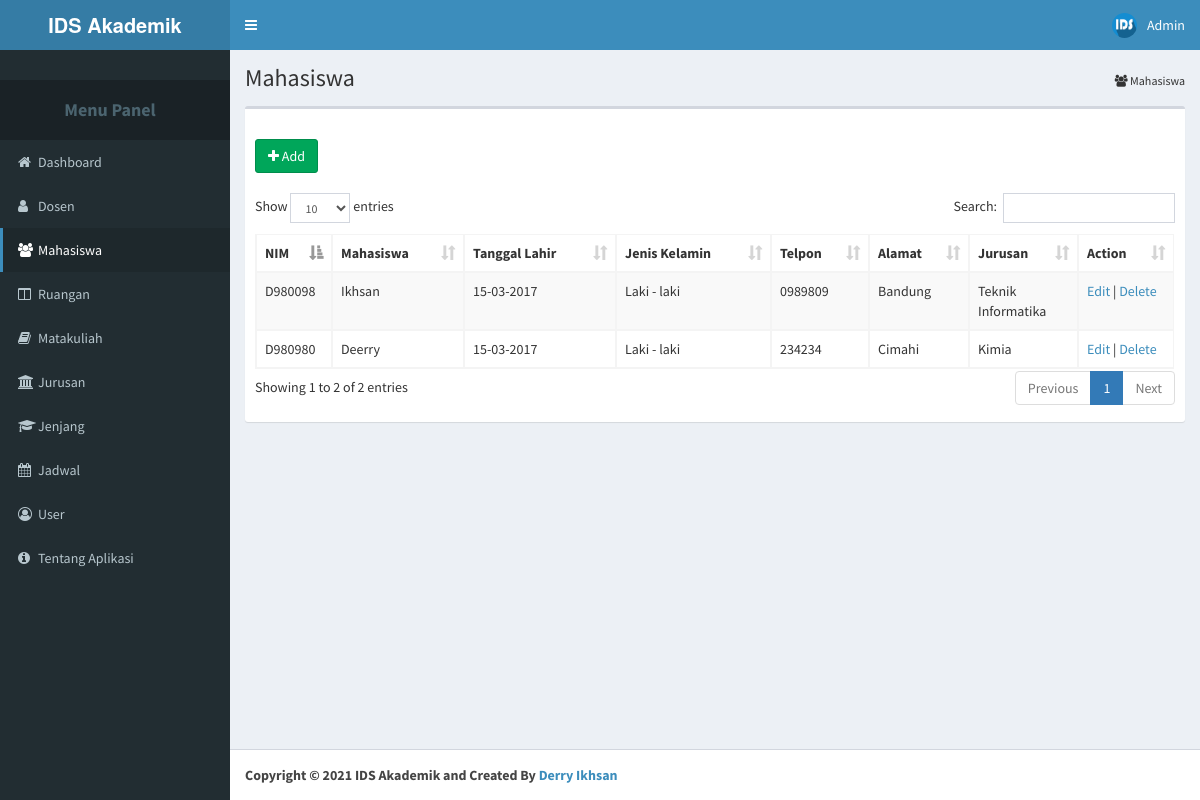
Page /1/mahasiswa.php (signed in) on the committed database.
### tables this page shows
CREATE TABLE IF NOT EXISTS `mahasiswa` (
  `NIM` varchar(50) NOT NULL,
  `Nama_Mahasiswa` varchar(50) NOT NULL,
  `Tanggal_Lahir` date NOT NULL,
  `JK` enum('L','P') NOT NULL,
  `No_Telp` varchar(50) NOT NULL,
  `Alamat` varchar(150) NOT NULL,
  `Kode_Jurusan_Mhs` varchar(50) NOT NULL,
  PRIMARY KEY (`NIM`),
  KEY `FK_mahasiswa_jurusan` (`Kode_Jurusan_Mhs`),
  CONSTRAINT `FK_mahasiswa_jurusan` FOREIGN KEY (`Kode_Jurusan_Mhs`) REFERENCES `jurusan` (`Kode_Jurusan`)
);

CREATE TABLE IF NOT EXISTS `jurusan` (
  `Kode_Jurusan` varchar(50) NOT NULL,
  `Nama_Jurusan` varchar(50) NOT NULL,
  `Kode_Jenjang_Jrs` varchar(50) NOT NULL,
  PRIMARY KEY (`Kode_Jurusan`),
  KEY `FK_jurusan_jenjang` (`Kode_Jenjang_Jrs`),
  CONSTRAINT `FK_jurusan_jenjang` FOREIGN KEY (`Kode_Jenjang_Jrs`) REFERENCES `jenjang` (`Kode_Jenjang`)
);

### 1/mahasiswa.php (the view, shortened to what this page needs)
<?php
include "../koneksi.php";
?>
<!DOCTYPE html>
<html>
 <head>
	<?php
		include "bundle_css.php";
	?>
  </head>
  <body class="hold-transition skin-blue sidebar-mini">
    <div class="wrapper">
      <?php
        include 'content_header.php';
       ?>
      <aside class="main-sidebar">
        <section class="sidebar">
          <div class="user-panel">
          </div>
          <ul class="sidebar-menu">
              <li class="header"><h4><b><center>Menu Panel</center></b></h4></li>
              <li><a href="index.php"><i class="fa fa-home"></i><span>Dashboard</span></a></li>
			        <li><a href="dosen.php"><i class="fa fa-user"></i><span>Dosen</span></a></li>
			        <li class="active"><a href="mahasiswa.php"><i class="fa fa-users"></i><span>Mahasiswa</span></a></li>
			        <li><a href="ruangan.php"><i class="fa fa-columns"></i><span>Ruangan</span></a></li>
			        <li><a href="matakuliah.php"><i class="fa fa-book"></i><span>Matakuliah</span></a></li>
			        <li><a href="jurusan.php"><i class="fa fa-university"></i><span>Jurusan</span></a></li>
			        <li><a href="jenjang.php"><i class="fa fa-graduation-cap"></i><span>Jenjang</span></a></li>
					<li><a href="jadwal.php"><i class="fa fa-calendar"></i><span>Jadwal</span></a></li>
					<li><a href="user.php"><i class="fa fa-user-circle-o"></i><span>User</span></a></li>
			        <li><a href="about.php"><i class="fa fa-info-circle"></i><span>Tentang Aplikasi</span></a></li>
          </ul>
        </section>
      </aside>
      <div class="content-wrapper">
        <section class="content-header">
          <h1>
            Mahasiswa
          </h1>
          <ol class="breadcrumb">
            <li><i class="fa fa-users"></i> Mahasiswa</li>
          </ol>
        </section>
        <section class="content">
          <div class="row">
            <div class="col-xs-12">
              <div class="box">
                <div class="box-header">
                </div>
                <div class="box-body">
				<a href="#"><button class="btn btn-success" type="button" data-target="#ModalAdd" data-toggle="modal"><i class="fa fa-plus"></i> Add</button></a>
                  <br></br>
				  <table id="data" class="table table-bordered table-striped table-scalable">
						<?php
							include "dt_mahasiswa.php";
						?>
                  </table>
                </div>
              </div>
            </div>
          </div>
        </section>
    </div>
    <?php
		include	"content_footer.php";
	?>
    </div>
  </body>
</html>

### 1/dt_mahasiswa.php (shortened to what this page needs)
<thead>
	<tr>
		<th>NIM</th>
		<th>Mahasiswa</th>
		<th>Tanggal Lahir</th>
		<th>Jenis Kelamin</th>
		<th>Telpon</th>
		<th>Alamat</th>
		<th>Jurusan</th>
		<th>Action</th>
	</tr>
</thead>
<tbody>
	<?php
		$querymhs = mysqli_query ($konek, "SELECT NIM, Nama_Mahasiswa, DATE_FORMAT(Tanggal_Lahir, '%d-%m-%Y')as Tanggal_Lahir, JK, No_Telp, Alamat, Kode_Jurusan_Mhs, Nama_Jurusan FROM mahasiswa INNER JOIN jurusan ON Kode_Jurusan_Mhs = Kode_Jurusan");
		while ($mhs = mysqli_fetch_array ($querymhs)){
			echo "
				<tr>
					<td>$mhs[NIM]</td>
					<td>$mhs[Nama_Mahasiswa]</td>
					<td>$mhs[Tanggal_Lahir]</td>
					<td>
				";
					if($mhs["JK"] == "L"){
						echo "Laki - laki";
					}
					else{
						echo "Perempuan";
					}
			echo "
					</td>
					<td>$mhs[No_Telp]</td>
					<td>$mhs[Alamat]</td>
					<td>$mhs[Nama_Jurusan]</td>
					<td>
						<a href='#' class='open_modal' id='$mhs[NIM]'>Edit</a> |
						<a href='#' onClick='confirm_delete(\"mahasiswa_delete.php?NIM=$mhs[NIM]\")'>Delete</a>
					</td>
				</tr>";
		}
	?>
</tbody>

### rows in the picture
mahasiswa: NIM "D980098", Nama_Mahasiswa "Ikhsan", mhs "15-03-2017", JK "Laki - laki", No_Telp "0989809", Alamat "Bandung", Kode_Jurusan_Mhs.Nama_Jurusan "Teknik Informatika"
mahasiswa: NIM "D980980", Nama_Mahasiswa "Deerry", mhs "15-03-2017", JK "Laki - laki", No_Telp "234234", Alamat "Cimahi", Kode_Jurusan_Mhs.Nama_Jurusan "Kimia"

### other values in the picture
$_SESSION["Username"] "Admin"
